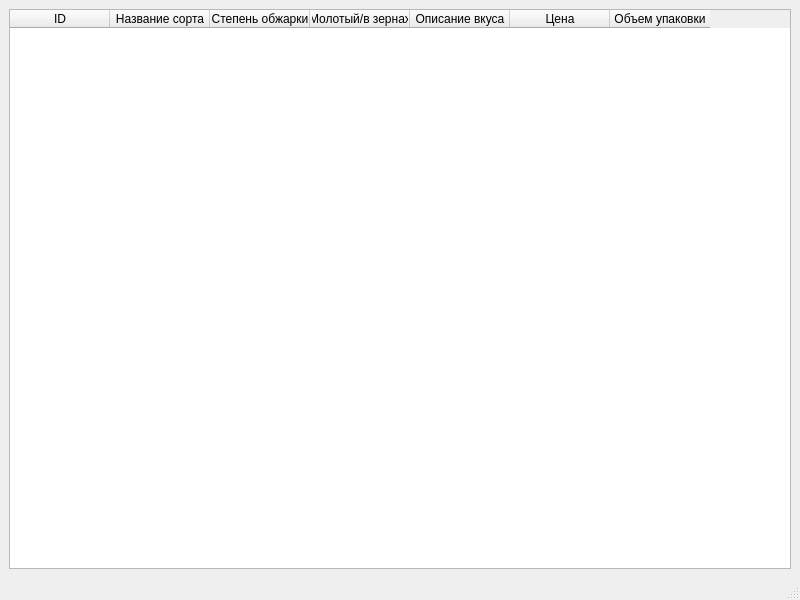
<?xml version="1.0" encoding="UTF-8"?>
<ui version="4.0">
 <class>CoffeeApp</class>
 <widget class="QMainWindow" name="CoffeeApp">
  <property name="geometry">
   <rect>
    <x>0</x>
    <y>0</y>
    <width>800</width>
    <height>600</height>
   </rect>
  </property>
  <property name="windowTitle">
   <string>Информация о кофе</string>
  </property>
  <widget class="QWidget" name="centralwidget">
   <layout class="QVBoxLayout" name="verticalLayout">
    <item>
     <widget class="QTableWidget" name="tableWidget">
      <column>
       <property name="text">
        <string>ID</string>
       </property>
      </column>
      <column>
       <property name="text">
        <string>Название сорта</string>
       </property>
      </column>
      <column>
       <property name="text">
        <string>Степень обжарки</string>
       </property>
      </column>
      <column>
       <property name="text">
        <string>Молотый/в зернах</string>
       </property>
      </column>
      <column>
       <property name="text">
        <string>Описание вкуса</string>
       </property>
      </column>
      <column>
       <property name="text">
        <string>Цена</string>
       </property>
      </column>
      <column>
       <property name="text">
        <string>Объем упаковки</string>
       </property>
      </column>
     </widget>
    </item>
   </layout>
  </widget>
  <widget class="QStatusBar" name="statusbar"/>
 </widget>
 <resources/>
 <connections/>
</ui>
